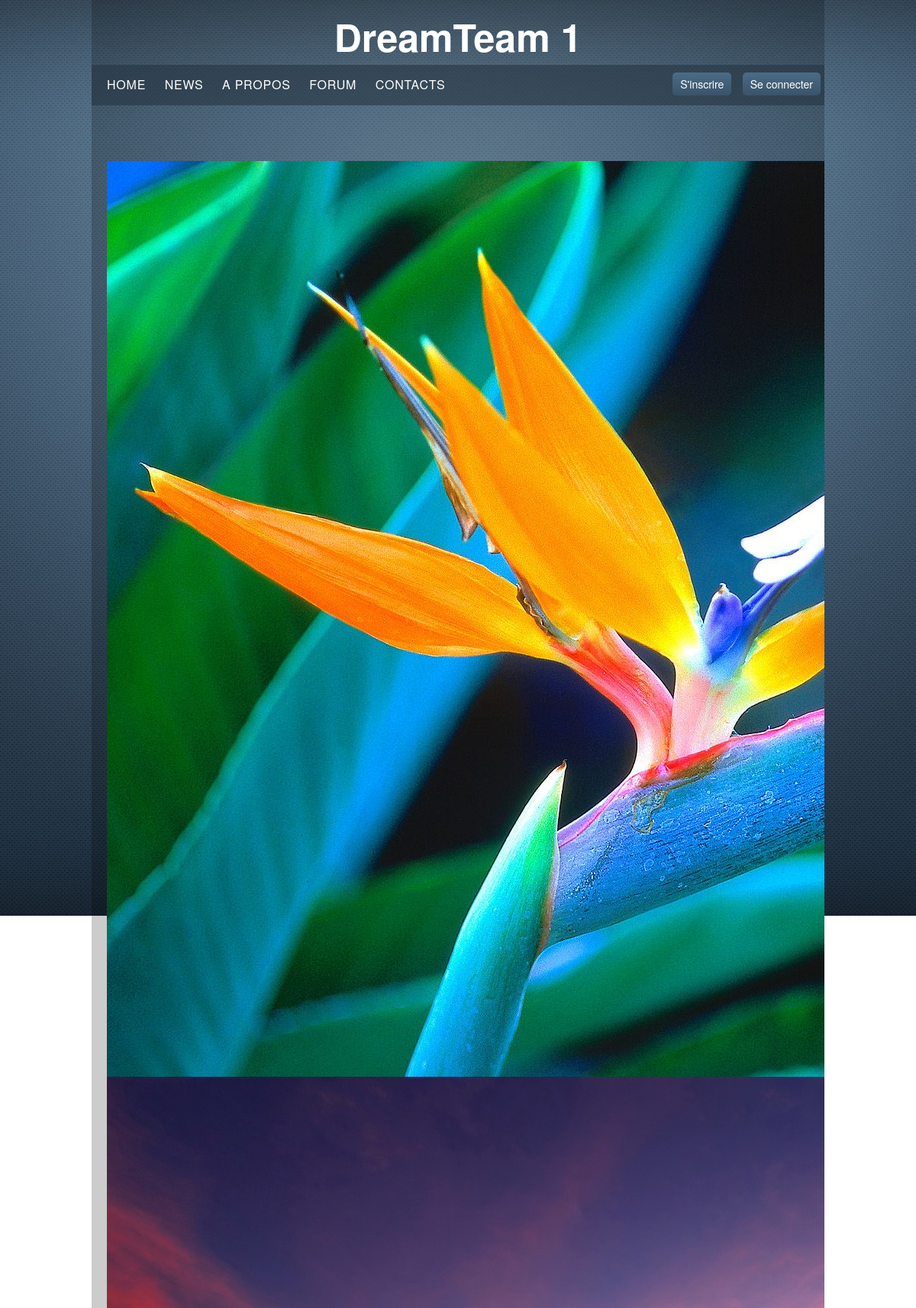
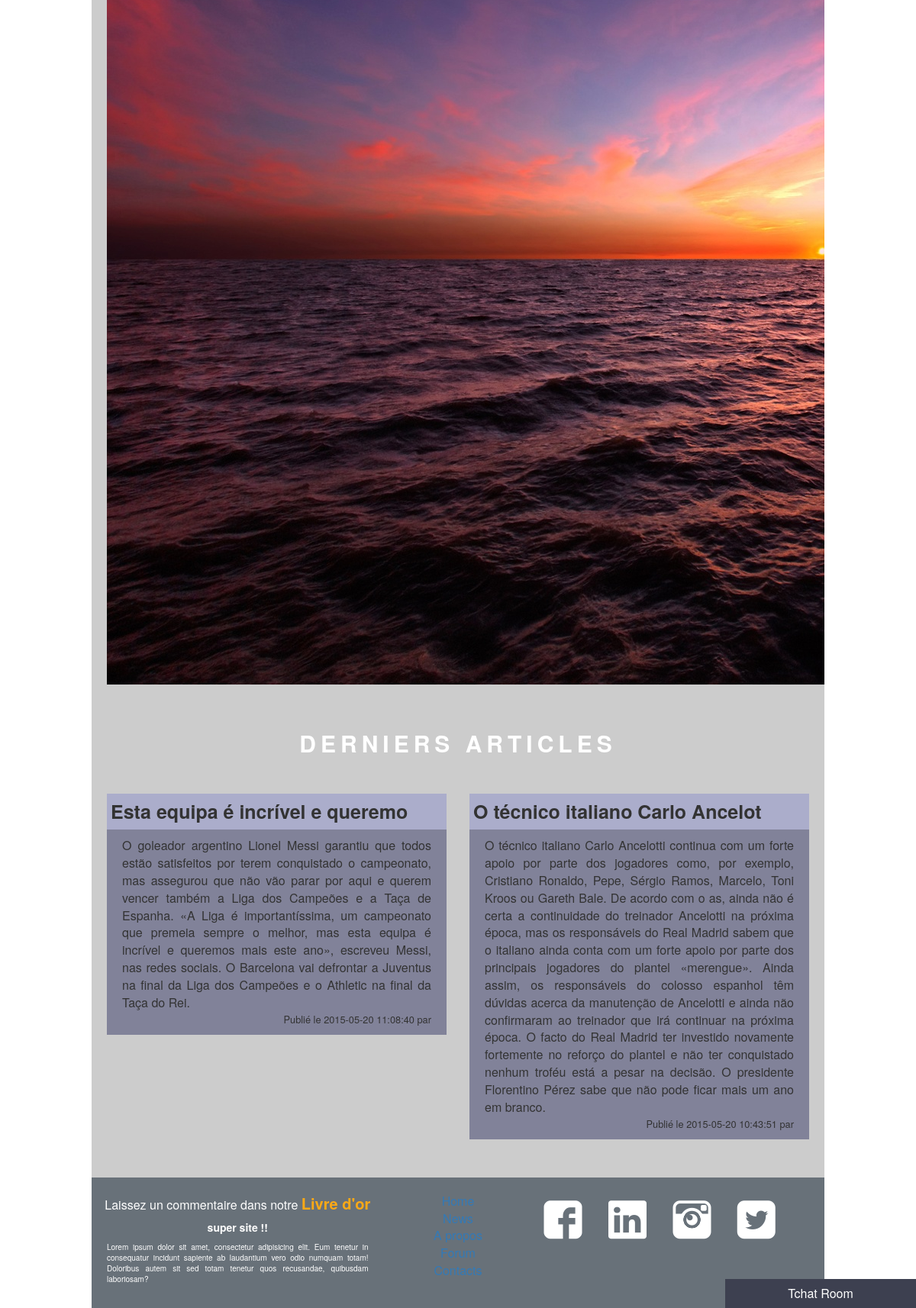
The page / on the database its author committed (2 pictures, top to bottom).
### tables this page shows
CREATE TABLE IF NOT EXISTS `articles` (
  `id` int(11) NOT NULL AUTO_INCREMENT,
  `titre` varchar(32) NOT NULL,
  `date` timestamp NOT NULL DEFAULT CURRENT_TIMESTAMP,
  `user` varchar(32) NOT NULL,
  `lien` varchar(256) NOT NULL,
  `description` varchar(9192) NOT NULL,
  PRIMARY KEY (`id`)
);

CREATE TABLE IF NOT EXISTS `livredor` (
  `id` int(11) NOT NULL AUTO_INCREMENT,
  `nom` varchar(64) NOT NULL,
  `titre` varchar(32) NOT NULL,
  `description` varchar(2048) NOT NULL,
  `date` timestamp NOT NULL DEFAULT CURRENT_TIMESTAMP,
  PRIMARY KEY (`id`)
);

### apps/home.php (called while the page is built)
<?php
	require('./views/home.phtml');
?>

### apps/content.php (called while the page is built)
<?php
require('./apps/'.$page.'.php');
?>

### index.php (called while the page is built, shortened)
<?php
	require('./views/skel.phtml');
?>

### apps/livredorfooter.php (called while the page is built)
<?php
$tab = $db->query("SELECT * FROM livredor ORDER BY date DESC")->fetchAll(PDO::FETCH_ASSOC);
$titre = $tab[0]['titre'];
$description = $tab[0]['description'];
require('views/livredorfooter.phtml');
?>

### apps/footer.php (called while the page is built)
<?php
require('views/footer.phtml');
?>

### views/home-article.phtml (the view, shortened to what this page needs)
<div class="col-md-6">
	<div class="art">
		<h3><?=$titre?></h3>
		<div class="contenu-article">
			<p class="desc-article"><?=$description?></p>
			<p class="date-article">Publié le <?=$date?> par <?=$user?></p>
		</div>
	</div>
</div>

### apps/home-article.php (shortened to what this page needs)
 <?php
$tab = $db->query("SELECT * FROM articles ORDER BY id DESC")->fetchAll(PDO::FETCH_ASSOC);
$i=0;
while ($i<2){
	$titre = $tab[$i]['titre'];
	$date = $tab[$i]['date'];
	$description = $tab[$i]['description'];
	require('views/home-article.phtml');
	$i++;
}
?>

### views/livredorfooter.phtml
<div class="footerlod">
	<p>Laissez un commentaire dans notre<a href="index.php?page=livredor" class="livredorlien"> <span class="ldo">Livre d'or</span></a> </p>
</div>
<div class="preview">
	<h3><?=$titre?></h3>
	<p><?=$description?></p>
</div>

### views/styles/style.css (style rules this page uses)
body { background: url(../../views/images/bg.jpg) no-repeat top fixed; font-size: 16px !important; }
.art { margin: 50px auto; overflow: hidden; margin-bottom: 50px; background: #818299; position: relative; }
.art h3 { margin: 0; padding: 10px 5px; background: #ABADCB; font-weight: bold; font-size: 25px; text-align: left; }
p.desc-article { text-align: justify; color: #333; margin: 0px 20px 20px 20px; padding: 10px 0px; }
p.date-article { position: absolute; bottom: 0; right: 0; font-size: 0.8em; padding-right: 20px; }
.ldo { font-weight: 700; font-size:20px; color:#FCA916; }
.preview { font-size:10px; }
.preview h3 { font-size: 14px; color: white; font-weight: bold; margin-top: 0; }
.preview p { padding: 0px 20px; text-align: justify; }
footer p { color: white; }
.livredorlien { color:#F8C636; }

### rows shown on the page
articles: titre "Esta equipa é incrível e queremo", description "O goleador argentino Lionel Messi garantiu que todos estão satisfeitos por terem conquistado o campeonato, mas assegurou que não vão parar por aqui e querem vencer também a Liga dos Campeões e a Taça de Espanha. «A Liga é importantíssima, um campeonato que premeia sempre o melhor, mas esta equipa é incrível e queremos mais este ano», escreveu Messi, nas redes sociais. O Barcelona vai defrontar a Juventus na final da Liga dos Campeões e o Athletic na final da Taça do Rei.", date "2015-05-20 11:08:40"
articles: titre "O técnico italiano Carlo Ancelot", description "O técnico italiano Carlo Ancelotti continua com um forte apoio por parte dos jogadores como, por exemplo, Cristiano Ronaldo, Pepe, Sérgio Ramos, Marcelo, Toni Kroos ou Gareth Bale. De acordo com o as, ainda não é certa a continuidade do treinador Ancelotti na próxima época, mas os responsáveis do Real Madrid sabem que o italiano ainda conta com um forte apoio por parte dos principais jogadores do plantel «merengue». Ainda assim, os responsáveis do colosso espanhol têm dúvidas acerca da manutenção de Ancelotti e ainda não confirmaram ao treinador que irá continuar na próxima época. O facto do Real Madrid ter investido novamente fortemente no reforço do plantel e não ter conquistado nenhum…", date "2015-05-20 10:43:51"
livredor: titre "super site !!", description "Lorem ipsum dolor sit amet, consectetur adipisicing elit. Eum tenetur in consequatur incidunt sapiente ab laudantium vero odio numquam totam! Doloribus autem sit sed totam tenetur quos recusandae, quibusdam laboriosam?"
